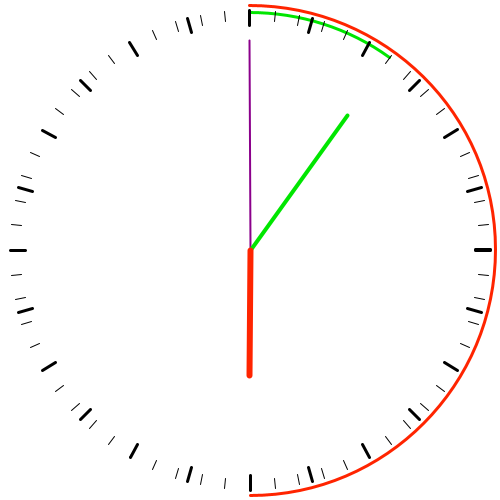
Frame 1 (no input)
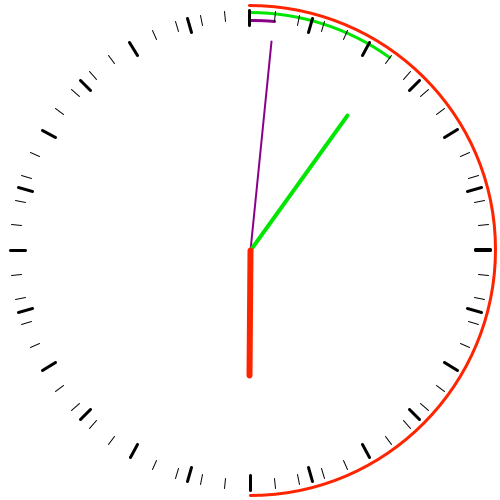
Frame 60 (the mouse pressed at the canvas centre just before this capture)
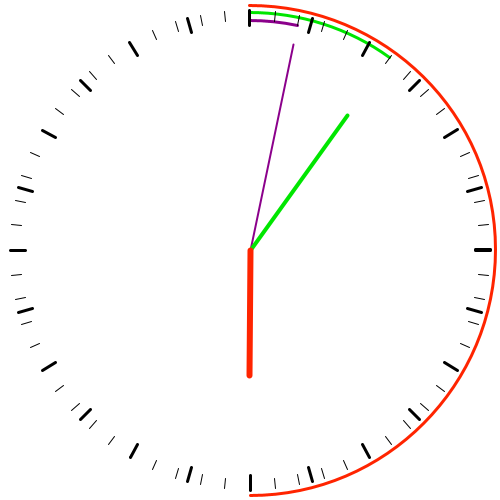
Frame 120 (the mouse held since frame 60 and released just before this capture)

The Processing sketch that drew these frames (run headless with seeded random() and noise(); from frame 60 on, the mouse is pressed at the canvas centre):

// Processing sketch: Clock
// ── Clock.pde
void setup() {
  size(500,500);
}

void draw() {
  translate(width/2,height/2);
  
  float angle = 0;
  long timeNow = System.currentTimeMillis();
  timeNow /= 1000;
  long second = timeNow%60;
  timeNow /= 60;
  long minute = timeNow%60;
  timeNow /= 60;
  long hour = timeNow%24;
  hour += 7;
  if (hour > 24) {
    hour -= 24;
  }
  
  noFill();
  background(255);
  
  strokeWeight(3);
  stroke(139,0,139);
  angle = map(second,0,60,0,TAU)-HALF_PI;
  
  arc(0,0,width-40,height-40,-HALF_PI,angle);
  
  strokeWeight(2);
  line(0,0,(width/2-40)*cos(angle),(height/2-40)*sin(angle));
  
  angle = map(minute,0,60,0,TAU)-HALF_PI;
  strokeWeight(3);
  stroke(0,230,0);
  
  arc(0,0,width-25,height-25,-HALF_PI,angle);
  
  strokeWeight(4);
  line(0,0,width/3*cos(angle),height/3*sin(angle));
  
  angle = map(hour,0,24,0,TAU)-HALF_PI;
  strokeWeight(3);
  stroke(255,36,0);
  
  arc(0,0,width-10,height-10,-HALF_PI,angle);
  
  strokeWeight(6);
  line(0,0,width/4*cos(angle),height/4*sin(angle));
  
  stroke(0);
  strokeWeight(1);
  for (float a = 0; a < TAU; a += TAU/60) {
    line((width/2-10)*cos(a),(height/2-10)*sin(a),(width/2-20)*cos(a),(height/2-20)*sin(a));
  }
  strokeWeight(3);
  for (float a = 0; a < TAU; a += TAU/24) {
    line((width/2-10)*cos(a),(height/2-10)*sin(a),(width/2-25)*cos(a),(height/2-25)*sin(a));
  }
}
